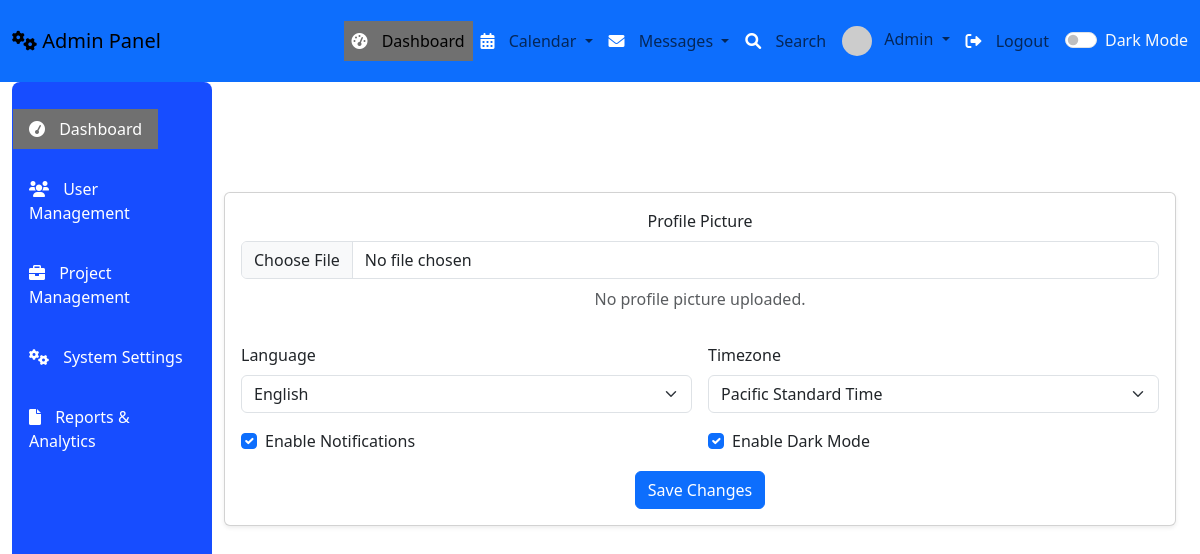
The app's page /admin_panel/system_settings/ (signed in) with its own data.
### admin_panel/models.py (models this page shows, shortened)
class UserSettings(models.Model):
    user = models.OneToOneField(User, on_delete=models.CASCADE)
    profile_picture = models.ImageField(upload_to='profile_pictures/', null=True, blank=True)
    language = models.CharField(max_length=50, default='en')
    timezone = models.CharField(max_length=50, default='UTC')
    notifications_enabled = models.BooleanField(default=True)
    dark_mode = models.BooleanField(default=False)

### admin_panel/views.py (the view, shortened to what this page needs)
# urls.py: path('system_settings/', views.system_settings, name='system_settings'),
@login_required
def system_settings(request):
    try:
        user_settings = UserSettings.objects.get(user=request.user)
    except UserSettings.DoesNotExist:
        user_settings = UserSettings.objects.create(
            user=request.user,
            language='en',  # Default language
            timezone='UTC',  # Default timezone
            notifications_enabled=True,  # Default notifications setting
            dark_mode=False,  # Default dark mode setting
        )
    return render(request, 'admin_panel/system_settings.html', {'settings': user_settings})

### admin_panel/templates/admin_panel/system_settings.html (shortened to what this page needs)
{% extends 'admin_panel/base.html' %}
{% block content %}
  <div class="container mt-5">
    <h2 class="text-center mb-4">System Settings</h2>
    <div class="card shadow-sm">
      <div class="card-body">
        <form method="POST" enctype="multipart/form-data" class="row g-3">
          <div class="col-md-12 text-center">
            <label for="profile_picture" class="form-label">Profile Picture</label>
            <input type="file" class="form-control" name="profile_picture" accept="image/*" id="profile_picture">
            {% if settings.profile_picture %}
              <div class="mt-3">
                <img src="{{ settings.profile_picture.url }}" alt="Profile Picture" class="img-thumbnail" style="max-width: 150px;">
              </div>
            {% else %}
              <p class="text-muted mt-2">No profile picture uploaded.</p>
            {% endif %}
          </div>
          <div class="col-md-6">
            <label for="language" class="form-label">Language</label>
            <select class="form-select" name="language" id="language" required>
              <option value="en" {% if settings.language == 'en' %}selected{% endif %}>English</option>
            </select>
          </div>
          <div class="col-md-6">
            <label for="timezone" class="form-label">Timezone</label>
            <select class="form-select" name="timezone" id="timezone" required>
              <option value="PST" {% if settings.timezone == 'PST' %}selected{% endif %}>Pacific Standard Time</option>
            </select>
          </div>
          <div class="col-md-6">
            <div class="form-check">
              <input class="form-check-input" type="checkbox" name="notifications_enabled" id="notifications_enabled" {% if settings.notifications_enabled %}checked{% endif %}>
              <label class="form-check-label" for="notifications_enabled">
                Enable Notifications
              </label>
            </div>
          </div>
          <div class="col-md-6">
            <div class="form-check">
              <input class="form-check-input" type="checkbox" name="dark_mode" id="dark_mode" {% if settings.dark_mode %}checked{% endif %}>
              <label class="form-check-label" for="dark_mode">
                Enable Dark Mode
              </label>
            </div>
          </div>
          <div class="col-12 text-center">
            <button type="submit" class="btn btn-primary">Save Changes</button>
          </div>
        </form>
      </div>
    </div>
  </div>
{% endblock %}

### admin_panel/templates/admin_panel/sidebar.html (style rules this page uses)
body { color: white; }

### records on screen
UserSettings: language "English", timezone "Pacific Standard Time", notifications_enabled "☑", dark_mode "☑"
